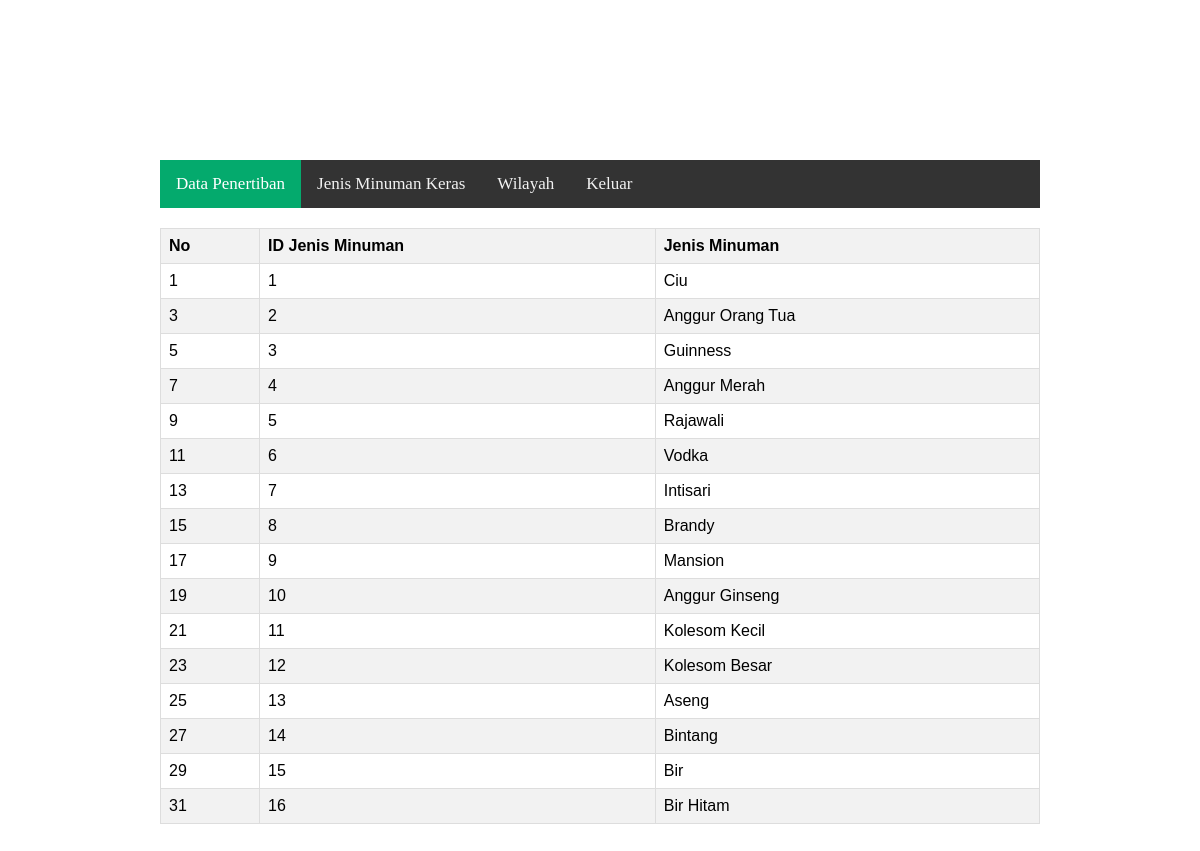
Screenshot of /admin/jenis_minuman_keras.php (signed in) with the database file from the repository.
### tables this page shows
CREATE TABLE `jenis_minuman` (
  `id_jenis_minuman` int(11) NOT NULL,
  `jenis_minuman` varchar(255) NOT NULL
);

### admin/jenis_minuman_keras.php (the view, shortened to what this page needs)
<!DOCTYPE html>
<html lang="en">
<head>
</head>
<body>
    <?php
        include '../fragments/navbar_admin.php';
    ?>
    <table class="table table-bordered table-striped">
        <thead class="text-center">
            <th styles="width:10%"> No </th>
            <th styles="width:20%"> ID Jenis Minuman </th>
            <th styles="width:20%"> Jenis Minuman </th>
        </thead>
        <tbody>
            <?php
                require '../config/koneksi.php';
                try{
                    $stmt = $pdo->query("SELECT * FROM jenis_minuman");
                    $i = 1;
                    while ($row2 = $stmt->fetch()){
                    echo"<tr>
                        <td>".$i++."</td>
                        <td>".$row2["id_jenis_minuman"]."</td>
                        <td>".$row2["jenis_minuman"]."</td>
                    </tr>
                    "; $i++;}
                } catch(PDOException $e){
                    exit("PDO Error: ".$e->getMessage()."<br>");
                }
            ?>
        </tbody>
    </table>
</body>
</html>

### admin/jenis_minuman_keras.php (style rules this page uses)
body { margin: 0; padding: 10rem }
table { font-family: Arial, sans-serif; border-collapse: collapse; width: 100%; margin: 20px 0; }
th, td { border: 1px solid #dddddd; text-align: left; padding: 8px; }
th { background-color: #f2f2f2; }
tr:nth-child(even) { background-color: #f2f2f2; }

### rows the page displays
jenis_minuman: id_jenis_minuman "1", jenis_minuman "Ciu"
jenis_minuman: id_jenis_minuman "2", jenis_minuman "Anggur Orang Tua"
jenis_minuman: id_jenis_minuman "3", jenis_minuman "Guinness"
jenis_minuman: id_jenis_minuman "4", jenis_minuman "Anggur Merah"
jenis_minuman: id_jenis_minuman "5", jenis_minuman "Rajawali"
jenis_minuman: id_jenis_minuman "6", jenis_minuman "Vodka"
jenis_minuman: id_jenis_minuman "7", jenis_minuman "Intisari"
jenis_minuman: id_jenis_minuman "8", jenis_minuman "Brandy"
jenis_minuman: id_jenis_minuman "9", jenis_minuman "Mansion"
jenis_minuman: id_jenis_minuman "10", jenis_minuman "Anggur Ginseng"
jenis_minuman: id_jenis_minuman "11", jenis_minuman "Kolesom Kecil"
jenis_minuman: id_jenis_minuman "12", jenis_minuman "Kolesom Besar"
jenis_minuman: id_jenis_minuman "13", jenis_minuman "Aseng"
jenis_minuman: id_jenis_minuman "14", jenis_minuman "Bintang"
jenis_minuman: id_jenis_minuman "15", jenis_minuman "Bir"
jenis_minuman: id_jenis_minuman "16", jenis_minuman "Bir Hitam"
